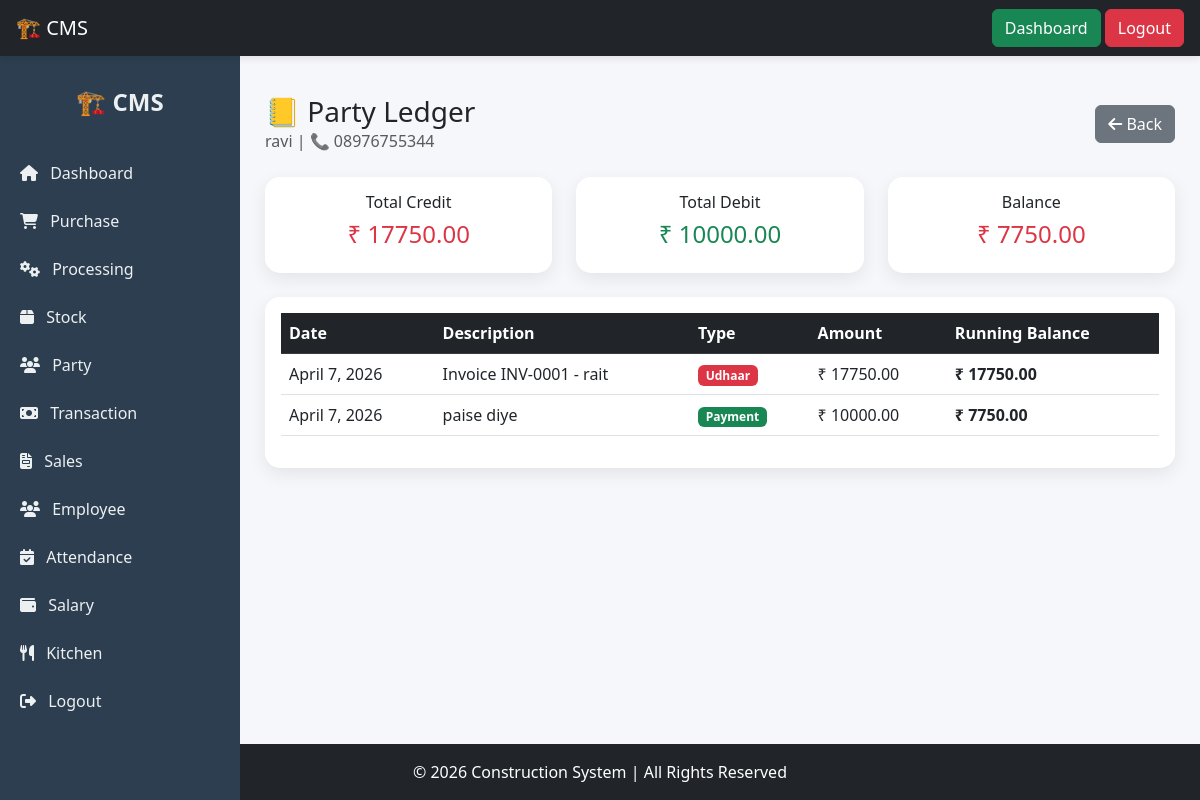
The app's page /party/2/ (signed in) with its own data.
### mainapp/models.py (models this page shows, shortened)
class Party(models.Model):
    name = models.CharField(max_length=255)
    phone = models.CharField(max_length=15, blank=True, null=True)
    address = models.TextField(blank=True, null=True)
    balance = models.DecimalField(max_digits=12, decimal_places=2, default=0)

class Transaction(models.Model):
    TRANSACTION_TYPE = (
        ('credit', 'Credit'),  # paisa lena hai
        ('debit', 'Debit'),    # paisa aa gaya
    )
    party = models.ForeignKey(Party, on_delete=models.CASCADE)
    amount = models.DecimalField(max_digits=12, decimal_places=2)
    type = models.CharField(max_length=10, choices=TRANSACTION_TYPE)
    description = models.CharField(max_length=255, blank=True, null=True)
    reference_id = models.IntegerField(blank=True, null=True)  # 🔥 link with sale
    date = models.DateField(auto_now_add=True)

### mainapp/views.py (the view)
# urls.py: path('party/<int:pk>/', party_detail, name='party_detail'),
@login_required
def party_detail(request, pk):
    party = get_object_or_404(Party, id=pk)
    transactions = Transaction.objects.filter(party=party).order_by('date', 'id')
    running_balance = 0
    ledger = []
    total_credit = 0
    total_debit = 0
    for t in transactions:
        if t.type == 'credit':
            running_balance += t.amount
            total_credit += t.amount
        else:
            running_balance -= t.amount
            total_debit += t.amount
        ledger.append({
            'date': t.date,
            'type': t.type,
            'amount': t.amount,
            'description': t.description,
            'balance': running_balance
        })
    context = {
        'party': party,
        'ledger': ledger,
        'total_credit': total_credit,
        'total_debit': total_debit,
        'final_balance': running_balance
    }
    return render(request, 'party/party_detail.html', context)

### mainapp/templates/party/party_detail.html (shortened to what this page needs)
{% extends "base2.html" %}
{% block content %}
<div class="d-flex justify-content-between align-items-center mb-4">
    <div>
        <h3 class="mb-0">📒 Party Ledger</h3>
        <p class="text-muted mb-0">
            {{ party.name }} | 📞 {{ party.phone }}
        </p>
    </div>
    <a href="/party/list/" class="btn btn-secondary">
        <i class="fas fa-arrow-left"></i> Back
    </a>
</div>
<div class="row mb-4">
    <div class="col-md-4">
        <div class="card p-3 text-center">
            <h6>Total Credit</h6>
            <h4 class="text-danger">₹ {{ total_credit }}</h4>
        </div>
    </div>
    <div class="col-md-4">
        <div class="card p-3 text-center">
            <h6>Total Debit</h6>
            <h4 class="text-success">₹ {{ total_debit }}</h4>
        </div>
    </div>
    <div class="col-md-4">
        <div class="card p-3 text-center">
            <h6>Balance</h6>
            <h4 class="{% if final_balance > 0 %}text-danger{% else %}text-success{% endif %}">
                ₹ {{ final_balance }}
            </h4>
        </div>
    </div>
</div>
<div class="card p-3">
    <div class="table-responsive">
        <table class="table table-hover align-middle">
            <thead class="table-dark">
                <tr>
                    <th>Date</th>
                    <th>Description</th>
                    <th>Type</th>
                    <th>Amount</th>
                    <th>Running Balance</th>
                </tr>
            </thead>
            <tbody>
                {% for t in ledger %}
                <tr>
                    <td>{{ t.date }}</td>
                    <td>{{ t.description }}</td>
                    <td>
                        {% if t.type == 'credit' %}
                            <span class="badge bg-danger">Udhaar</span>
                        {% else %}
                            <span class="badge bg-success">Payment</span>
                        {% endif %}
                    </td>
                    <td>₹ {{ t.amount }}</td>
                    <td>
                        <strong>₹ {{ t.balance }}</strong>
                    </td>
                </tr>
                {% empty %}
                <tr>
                    <td colspan="5" class="text-center text-muted py-4">
                        🚫 No Transactions Found
                    </td>
                </tr>
                {% endfor %}
            </tbody>
        </table>
    </div>
</div>
{% endblock %}

### mainapp/templates/base.html (style rules this page uses)
html, body { height: 100%; }
body { display: flex; flex-direction: column; }
.card { border-radius: 12px; box-shadow: 0 4px 10px rgba(0,0,0,0.1); transition: 0.3s; }

### mainapp/templates/base2.html (style rules this page uses)
body { background: #f5f7fa; }
.card { border-radius: 15px; border: none; box-shadow: 0 6px 18px rgba(0,0,0,0.08); transition: 0.3s; }

### records on screen
Party: name "ravi", phone "08976755344"
Transaction: date "April 7, 2026", description "Invoice INV-0001 - rait", amount "17750.00"
Transaction: date "April 7, 2026", description "paise diye", amount "10000.00"

### other values on screen
{{ total_credit }} "17750.00"
{{ total_debit }} "10000.00"
{{ final_balance }} "7750.00"
{{ t.balance }} "17750.00" "7750.00"
